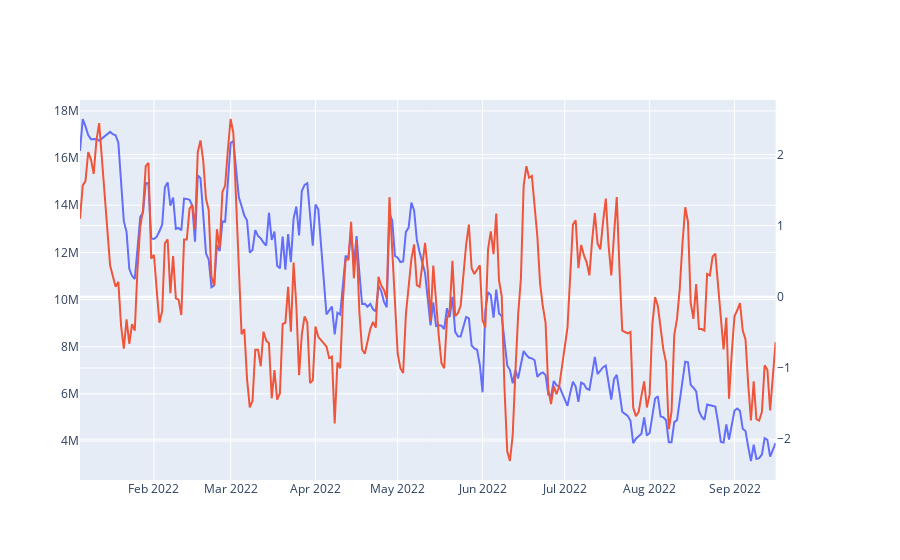
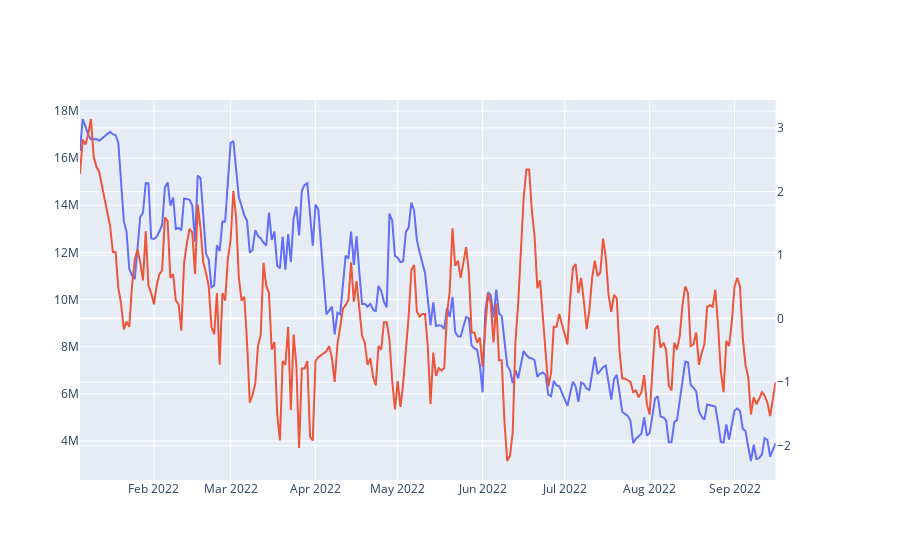
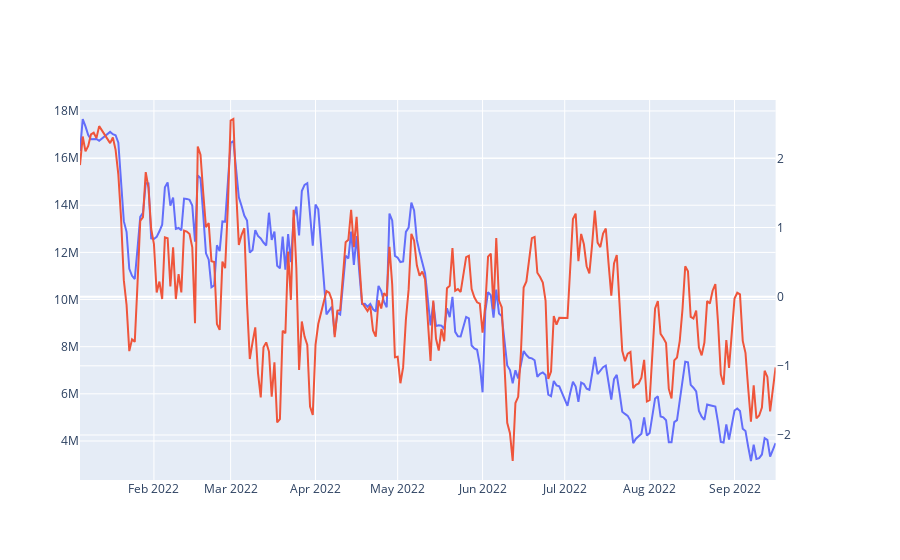
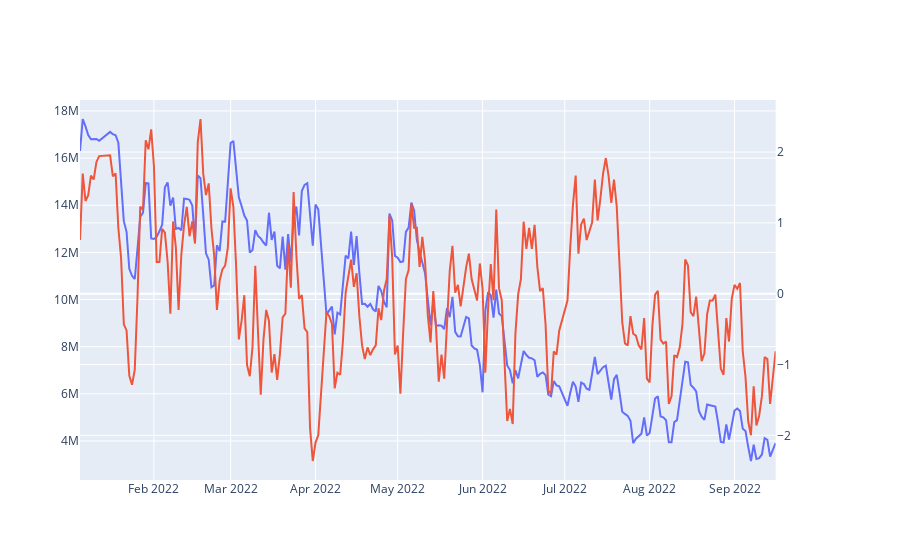

Notebook code cell kept with these figures, in order:
### Code cell
dflist = []
for k,v in dfs.items():
    v['period_type'] = [k]*v.shape[0]
    dflist.append(v)
df = pd.concat(dflist).sort_values('date')


# Create figure with secondary y-axis
#fig = make_subplots(specs=[[{"secondary_y": True}]])

for dim in df.columns[1:-2]:
    subfig = make_subplots(specs=[[{"secondary_y": True}]])

    fig2 = px.line(df, x="date", y=dim)
    fig = px.line(df, x="date", y="Mean")
    fig2.update_traces(yaxis="y2")

    subfig.add_traces(fig.data + fig2.data)
    
    # recoloring is necessary otherwise lines from fig und fig2 would share each color
    # e.g. Linear-, Log- = blue; Linear+, Log+ = red... we don't want this
    subfig.for_each_trace(lambda t: t.update(line=dict(color=t.marker.color)))
    subfig.show()

### Figure 1 — Plotly figure (JSON) as saved in the notebook; plotly's stock layout.template omitted (floating-point values rounded to 4 significant figures; data arrays with more than 128 entries replaced by an {"elided": "..."} marker saying what was removed)
{"data": [{"hovertemplate": "date=%{x}<br>Mean=%{y}<extra></extra>", "legendgroup": "", "line": {"dash": "solid"}, "marker": {"symbol": "circle"}, "mode": "lines", "name": "", "orientation": "v", "showlegend": false, "type": "scatter", "x": {"elided": "246 str values"}, "xaxis": "x", "y": {"elided": "246 float values"}, "yaxis": "y"}, {"hovertemplate": "date=%{x}<br>conflict=%{y}<extra></extra>", "legendgroup": "", "line": {"dash": "solid"}, "marker": {"symbol": "circle"}, "mode": "lines", "name": "", "orientation": "v", "showlegend": false, "type": "scatter", "x": {"elided": "246 str values"}, "xaxis": "x", "y": {"elided": "246 float values"}, "yaxis": "y2"}], "layout": {"xaxis": {"anchor": "y", "domain": [0, 0.94]}, "yaxis": {"anchor": "x", "domain": [0, 1]}, "yaxis2": {"anchor": "x", "overlaying": "y", "side": "right"}}}

### Figure 2 — Plotly figure (JSON) as saved in the notebook; plotly's stock layout.template omitted (floating-point values rounded to 4 significant figures; data arrays with more than 128 entries replaced by an {"elided": "..."} marker saying what was removed)
{"data": [{"hovertemplate": "date=%{x}<br>Mean=%{y}<extra></extra>", "legendgroup": "", "line": {"dash": "solid"}, "marker": {"symbol": "circle"}, "mode": "lines", "name": "", "orientation": "v", "showlegend": false, "type": "scatter", "x": {"elided": "246 str values"}, "xaxis": "x", "y": {"elided": "246 float values"}, "yaxis": "y"}, {"hovertemplate": "date=%{x}<br>similarity=%{y}<extra></extra>", "legendgroup": "", "line": {"dash": "solid"}, "marker": {"symbol": "circle"}, "mode": "lines", "name": "", "orientation": "v", "showlegend": false, "type": "scatter", "x": {"elided": "246 str values"}, "xaxis": "x", "y": {"elided": "246 float values"}, "yaxis": "y2"}], "layout": {"xaxis": {"anchor": "y", "domain": [0, 0.94]}, "yaxis": {"anchor": "x", "domain": [0, 1]}, "yaxis2": {"anchor": "x", "overlaying": "y", "side": "right"}}}

### Figure 3 — Plotly figure (JSON) as saved in the notebook; plotly's stock layout.template omitted (floating-point values rounded to 4 significant figures; data arrays with more than 128 entries replaced by an {"elided": "..."} marker saying what was removed)
{"data": [{"hovertemplate": "date=%{x}<br>Mean=%{y}<extra></extra>", "legendgroup": "", "line": {"dash": "solid"}, "marker": {"symbol": "circle"}, "mode": "lines", "name": "", "orientation": "v", "showlegend": false, "type": "scatter", "x": {"elided": "246 str values"}, "xaxis": "x", "y": {"elided": "246 float values"}, "yaxis": "y"}, {"hovertemplate": "date=%{x}<br>knowledge=%{y}<extra></extra>", "legendgroup": "", "line": {"dash": "solid"}, "marker": {"symbol": "circle"}, "mode": "lines", "name": "", "orientation": "v", "showlegend": false, "type": "scatter", "x": {"elided": "246 str values"}, "xaxis": "x", "y": {"elided": "246 float values"}, "yaxis": "y2"}], "layout": {"xaxis": {"anchor": "y", "domain": [0, 0.94]}, "yaxis": {"anchor": "x", "domain": [0, 1]}, "yaxis2": {"anchor": "x", "overlaying": "y", "side": "right"}}}

### Figure 4 — Plotly figure (JSON) as saved in the notebook; plotly's stock layout.template omitted (floating-point values rounded to 4 significant figures; data arrays with more than 128 entries replaced by an {"elided": "..."} marker saying what was removed)
{"data": [{"hovertemplate": "date=%{x}<br>Mean=%{y}<extra></extra>", "legendgroup": "", "line": {"dash": "solid"}, "marker": {"symbol": "circle"}, "mode": "lines", "name": "", "orientation": "v", "showlegend": false, "type": "scatter", "x": {"elided": "246 str values"}, "xaxis": "x", "y": {"elided": "246 float values"}, "yaxis": "y"}, {"hovertemplate": "date=%{x}<br>power=%{y}<extra></extra>", "legendgroup": "", "line": {"dash": "solid"}, "marker": {"symbol": "circle"}, "mode": "lines", "name": "", "orientation": "v", "showlegend": false, "type": "scatter", "x": {"elided": "246 str values"}, "xaxis": "x", "y": {"elided": "246 float values"}, "yaxis": "y2"}], "layout": {"xaxis": {"anchor": "y", "domain": [0, 0.94]}, "yaxis": {"anchor": "x", "domain": [0, 1]}, "yaxis2": {"anchor": "x", "overlaying": "y", "side": "right"}}}
